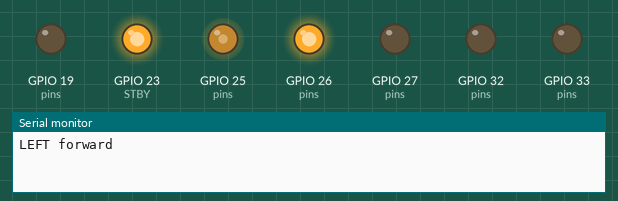
A sketch run on a simulated ESP32. Shown: output pins drawn as LEDs (lit = HIGH), the last lines printed to the serial monitor.

Above: at 0.05 s.
At 2.25 s:
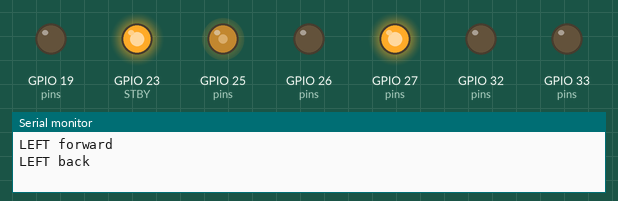
At 4.45 s:
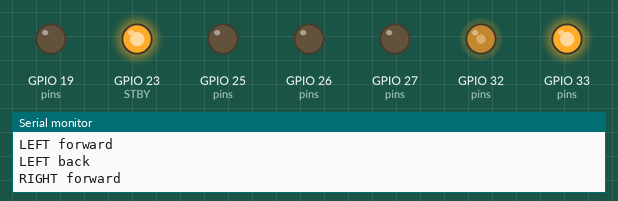
At 5.95 s:
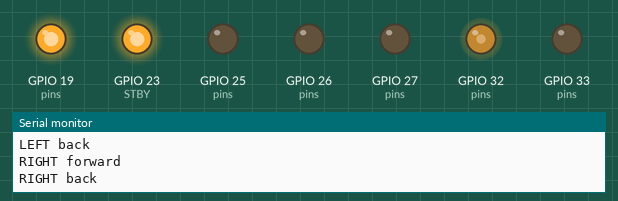
At 8.95 s:
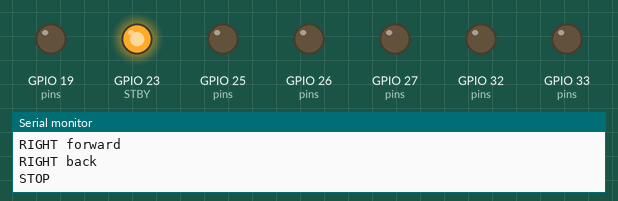
Timing chart, 0 to 11.7 s (numbered marks = the images above):
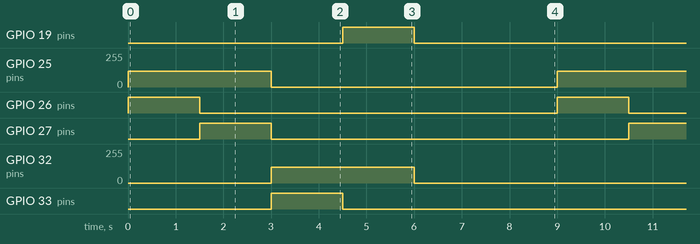

The sketch:

01_motor_test.ino
```cpp
/*
  01_motor_test — check each motor turns the right way.  ⚠️ WHEELS OFF THE GROUND!
  Put the rover on a box so the wheels spin in the air.

  Sequence (repeats): left forward, left back, right forward, right back, both stop.
  If a wheel turns the wrong way, swap that motor's two wires on the driver.
  Driver: TB6612FNG. Board: ESP32 Dev Module.
*/
const int PWMA = 25, AIN1 = 26, AIN2 = 27;   // motor A = LEFT
const int PWMB = 32, BIN1 = 33, BIN2 = 19;   // motor B = RIGHT
const int STBY = 23;
const int TEST_SPEED = 120;                  // 0–255, slow on purpose

/**
 * Purpose: drive one motor.
 * Args: pwm/in1/in2 pins, speed -255..255 (negative = backward)
 * Returns: nothing
 */
void motor(int pwm, int in1, int in2, int speed) {
  digitalWrite(in1, speed > 0);
  digitalWrite(in2, speed < 0);
  analogWrite(pwm, abs(speed));
}

void setup() {
  Serial.begin(115200);
  int pins[] = { PWMA, AIN1, AIN2, PWMB, BIN1, BIN2, STBY };
  for (int p : pins) pinMode(p, OUTPUT);
  digitalWrite(STBY, HIGH);                  // driver on
}

void loop() {
  Serial.println("LEFT forward");  motor(PWMA, AIN1, AIN2, TEST_SPEED);  delay(1500);
  Serial.println("LEFT back");     motor(PWMA, AIN1, AIN2, -TEST_SPEED); delay(1500);
  motor(PWMA, AIN1, AIN2, 0);
  Serial.println("RIGHT forward"); motor(PWMB, BIN1, BIN2, TEST_SPEED);  delay(1500);
  Serial.println("RIGHT back");    motor(PWMB, BIN1, BIN2, -TEST_SPEED); delay(1500);
  motor(PWMB, BIN1, BIN2, 0);
  Serial.println("STOP");          delay(3000);
}
```

Measured:
- by itself, GPIO 19 (pins), GPIO 26 (pins), GPIO 27 (pins), GPIO 33 (pins): alternates HIGH for 1.5 s and LOW for 7.5 s
- by itself, GPIO 25 (pins), GPIO 32 (pins): alternates 120/255 for 3.0 s and 0/255 for 6.0 s
